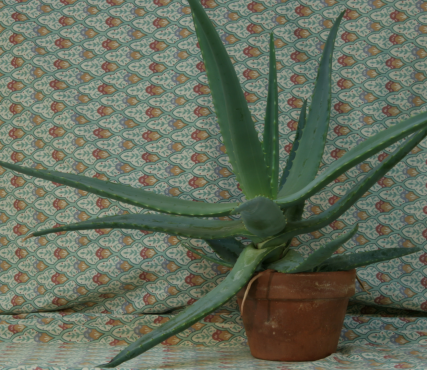
#> input picture AIO/Stereo Matching/Aloe/Aloe_left_1.png, 427 x 370 px, found by its file name
$ jupyter execute --allow-errors 'Stereo Matching.ipynb'
#> lines starting #> are read from the running program, lines starting #| are printed output that depends on the picture
[cell 1]
import cv2
import numpy as np

# Problem 1

[cell 2]
def pixel_wise_matching(left_image_path, right_image_path, disparity_range, compute_type = 'l1', save_result = 'True'):


#> called with left_image_path = 'Aloe\\Aloe_left_1.png', right_image_path = 'Aloe\\Aloe_right_1.png', disparity_range = 10, compute_type = 'l1', save_result = 'True'
    left_image = cv2.imread(left_image_path, 0)
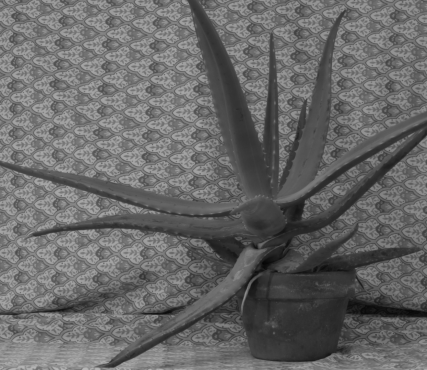
#> left_image: shape (370, 427); min 4, max 184, mean 103.8
    right_image = cv2.imread(right_image_path, 0)
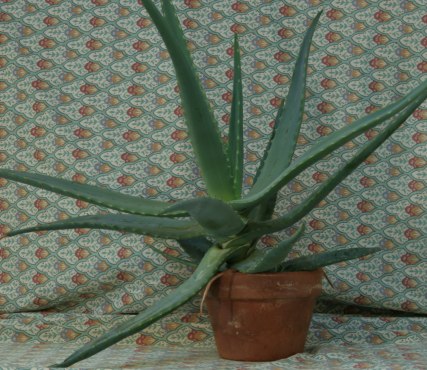
#> input picture AIO/Stereo Matching/Aloe/Aloe_right_1.png, 427 x 370 px, found by its file name
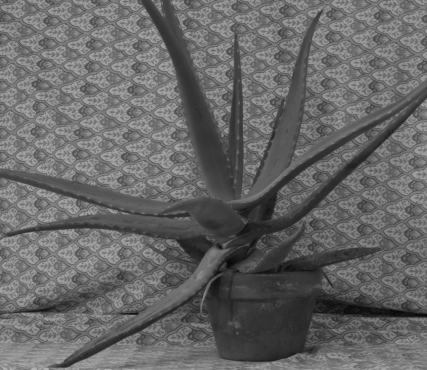
#> right_image: shape (370, 427); min 6, max 179, mean 102.6

    left_image = left_image.astype(np.float32)
    right_image = right_image.astype(np.float32)

    h, w = left_image.shape
#> h = 370; w = 427

    cost_space = np.full((h,w, disparity_range), 255, dtype = np.float32)

    if(compute_type == "l2"):
        for i in range(disparity_range):
            left_d = left_image[:, i:w]
            right_d = right_image[:, :w-i]
            ad = np.sqrt((left_d - right_d)**2)
            cost_space[:,i:w, i] = ad
    else:
        for i in range(disparity_range):
            left_d = left_image[:, i:w]
            right_d = right_image[:, :w-i]
            ad = np.abs(left_d - right_d)
            cost_space[:,i:w, i] = ad
#> this loop made 10 passes
#> pass 1, in pixel_wise_matching, `ad = np.abs(left_d - right_d)`:
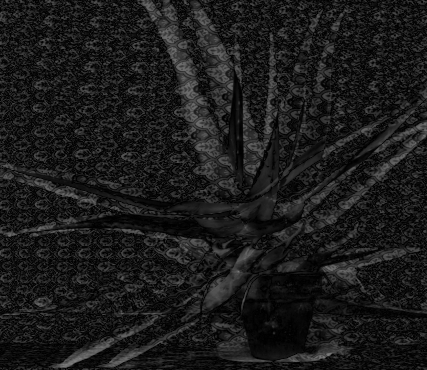
#> ad: shape (370, 427) float32; min 0, max 128, mean 27

    scale = 255/disparity_range
    depth = np.argmin(cost_space, axis = 2)
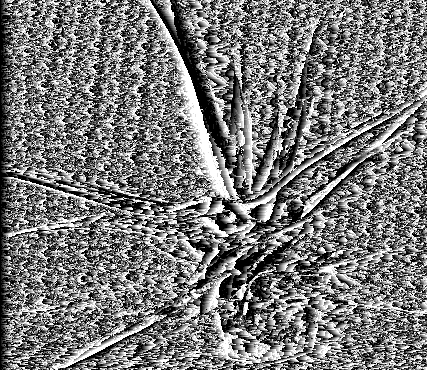
#> depth: shape (370, 427) int64; min 0, max 9, mean 4.28; drawn with min black and max white

    depth = depth*scale
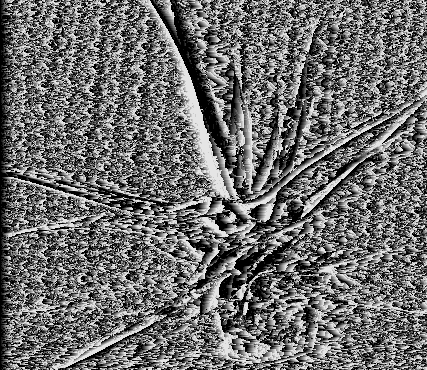
#> depth: shape (370, 427) float64; min 0, max 229.5, mean 109.3

    depth = depth.astype(np.uint8)

    if(save_result == 'True' ):
        cv2.imwrite("Aloe\problem_1.png",depth)
